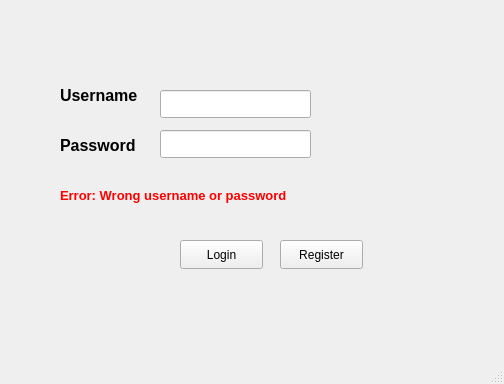
<?xml version="1.0" encoding="UTF-8"?>
<ui version="4.0">
 <class>Login</class>
 <widget class="QMainWindow" name="Login">
  <property name="geometry">
   <rect>
    <x>0</x>
    <y>0</y>
    <width>504</width>
    <height>384</height>
   </rect>
  </property>
  <property name="windowTitle">
   <string>Login</string>
  </property>
  <widget class="QWidget" name="centralwidget">
   <widget class="QLabel" name="label_Username">
    <property name="geometry">
     <rect>
      <x>60</x>
      <y>80</y>
      <width>101</width>
      <height>31</height>
     </rect>
    </property>
    <property name="text">
     <string>&lt;html&gt;&lt;head/&gt;&lt;body&gt;&lt;p&gt;&lt;span style=&quot; font-size:12pt; font-weight:700;&quot;&gt;Username&lt;/span&gt;&lt;/p&gt;&lt;/body&gt;&lt;/html&gt;</string>
    </property>
   </widget>
   <widget class="QLabel" name="label_2">
    <property name="geometry">
     <rect>
      <x>60</x>
      <y>130</y>
      <width>101</width>
      <height>31</height>
     </rect>
    </property>
    <property name="text">
     <string>&lt;html&gt;&lt;head/&gt;&lt;body&gt;&lt;p&gt;&lt;span style=&quot; font-size:12pt; font-weight:700;&quot;&gt;Password&lt;/span&gt;&lt;/p&gt;&lt;/body&gt;&lt;/html&gt;</string>
    </property>
   </widget>
   <widget class="QLabel" name="label_Error">
    <property name="geometry">
     <rect>
      <x>60</x>
      <y>170</y>
      <width>391</width>
      <height>51</height>
     </rect>
    </property>
    <property name="text">
     <string>&lt;html&gt;&lt;head/&gt;&lt;body&gt;&lt;p&gt;&lt;span style=&quot; font-size:10pt; font-weight:700; color:#ff0000;&quot;&gt;Error: Wrong username or password&lt;/span&gt;&lt;/p&gt;&lt;/body&gt;&lt;/html&gt;</string>
    </property>
   </widget>
   <widget class="QLineEdit" name="LineEdit_Username">
    <property name="geometry">
     <rect>
      <x>160</x>
      <y>90</y>
      <width>151</width>
      <height>28</height>
     </rect>
    </property>
   </widget>
   <widget class="QLineEdit" name="LineEdit_Password">
    <property name="geometry">
     <rect>
      <x>160</x>
      <y>130</y>
      <width>151</width>
      <height>28</height>
     </rect>
    </property>
    <property name="echoMode">
     <enum>QLineEdit::Password</enum>
    </property>
   </widget>
   <widget class="QPushButton" name="pushButton_Login">
    <property name="geometry">
     <rect>
      <x>180</x>
      <y>240</y>
      <width>83</width>
      <height>29</height>
     </rect>
    </property>
    <property name="text">
     <string>Login</string>
    </property>
   </widget>
   <widget class="QPushButton" name="pushButton_2">
    <property name="geometry">
     <rect>
      <x>280</x>
      <y>240</y>
      <width>83</width>
      <height>29</height>
     </rect>
    </property>
    <property name="text">
     <string>Register</string>
    </property>
   </widget>
  </widget>
  <widget class="QMenuBar" name="menubar">
   <property name="geometry">
    <rect>
     <x>0</x>
     <y>0</y>
     <width>504</width>
     <height>25</height>
    </rect>
   </property>
  </widget>
  <widget class="QStatusBar" name="statusbar"/>
 </widget>
 <resources/>
 <connections/>
</ui>
